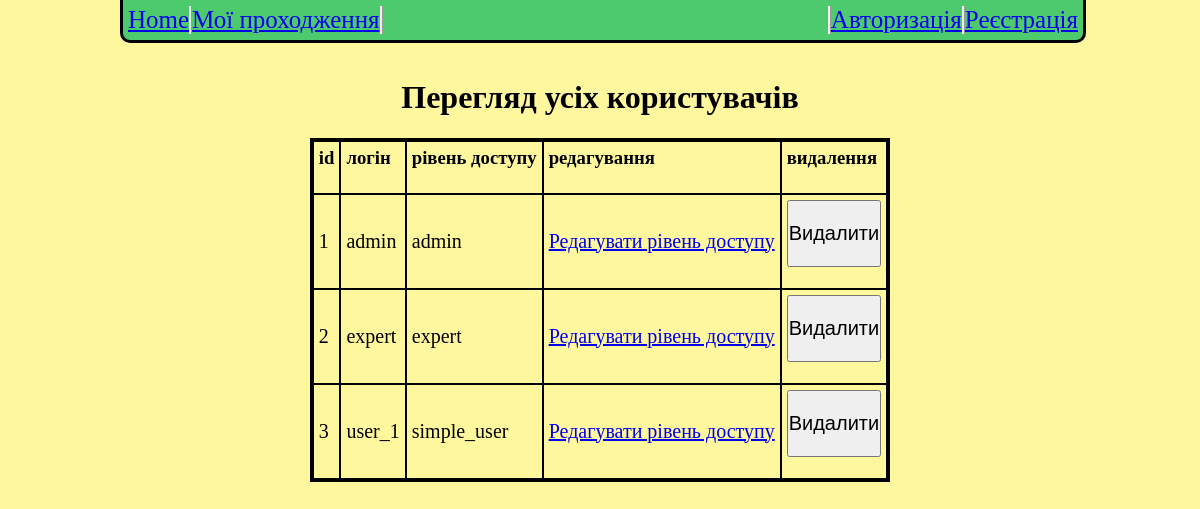
Before: /user_management with the older database file.
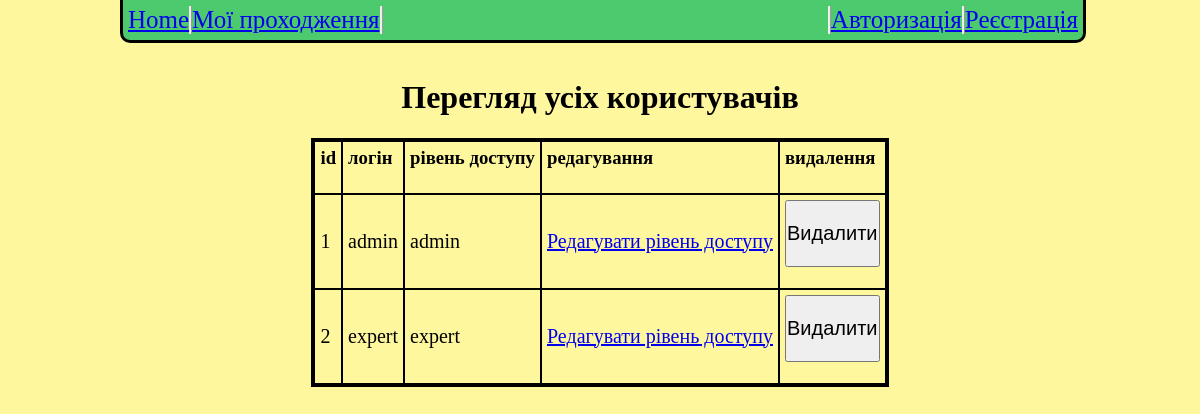
After: the same page with the newer database file.
### models/user.py (models this page shows, shortened)
class UserModel(db.Model, UserMixin):
    __tablename__ = "user"
    user_id = db.Column(db.Integer, primary_key=True)
    user_login = db.Column(db.String(50), nullable=False, unique=True)
    user_password = db.Column(db.String(100), nullable=False)
    user_access_level = db.Column(db.String(50), nullable=False)
    @classmethod
    def find_by_id(cls, user_id):
        return UserModel.query.filter_by(user_id=user_id).first()
    @classmethod
    def get_all_users(cls):
        return UserModel.query.all()

### app.py (the view)
@app.route('/user_management')
def admin_user_management():
    users = UserModel.get_all_users()
    return render_template('admin_user_management.html', users=users, user=UserModel(), validate_user=load_user(current_user.get_id()))

### app.py (called while the page is built)
@manager.user_loader
def load_user(user_id):
    return UserModel.query.get(user_id)

@app.after_request
def redirect_to_signin(response):
    if response.status_code == 401:
        return redirect(url_for('login_page') + '?next=' + request.url)
    return response

### templates/admin_user_management.html (shortened to what this page needs)
<html>
    <head>
        <link rel="stylesheet" type="text/css" href="{{ url_for( 'static', filename='css/style.css', v=8) }}">
    </head>
    <body>
        <div class="header">
            <div class="nav_buttons">
                <div class="home_button">
                    <a href="{{url_for('index')}}">Home</a>
                </div>
                <div class="my_posts">
                    <a href="{{url_for('history')}}">Мої проходження</a>
                </div>
            </div>
            <div class="log_buttons">
                {% if validate_user == None %}
                <div class="register">
                    <a href="{{url_for('register')}}">Реєстрація</a>
                </div>
                <div class="login">
                    <a href="{{url_for('login_page')}}">Авторизація</a>
                </div>
                {% endif %}
            </div>
        </div>
        <div class="name_of_results">
            <h1>Перегляд усіх користувачів</h1>
        </div>
        <div class="user_table">
            <table border="3" cellpadding="5" cellspacing='0' bordercolor='black' align="center">
                <tr>
                    <td>
                        <b><h3> id </h3></b>
                    </td>
                    <td>
                        <b><h3> логін </h3></b>
                    </td>
                    <td>
                        <b><h3> рівень доступу </h3></b>
                    </td>
                    <td>
                        <b><h3> редагування </h3></b>
                    </td>
                    <td>
                        <b><h3> видалення </h3></b>
                    </td>
                </tr>
                {% for user in users %}
                    <tr>
                        <td>
                            <p>{{ user.user_id }}</p>
                        </td>
                        <td>
                            <p>{{ user.user_login }}</p>
                        </td>
                        <td>
                            <p>{{ user.user_access_level }}</p>
                        </td>
                        <td>
                            <a href="{{url_for('admin_edit_user', user_id=user.user_id)}}"><p>Редагувати рівень доступу</p></a>
                        </td>
                        <td>
                            <form method="POST" action="delete_user">
                                <button type="submit"><p>Видалити</p></button>
                            </form>
                        </td>
                    </tr>
                {% endfor %}
            </table>
        </div>
    </body>
</html>

### static/css/style.css (style rules this page uses)
body { color: black; background-color: #fff79e; }
.name_of_results { text-align: center; padding-top: 50px; }
.header { width: 80%; height: 40px; background-color: #4dc96e; border-bottom-style: solid; border-left-style: solid; border-right-style: solid; border-bottom-left-radius: 10px; border-bottom-right-radius: 10px; position: fixed; top: 0px; left: 10%; z-index: 9999; }
.nav_buttons { display: inline; float: left; margin-top: 6px; margin-left: 5px; font-size: 25px; text-align: center; }
.home_button { width: max-content; border-right-style: ridge; display: inline; float: left; }
.my_posts { width: max-content; border-right-style: ridge; float: left; display: inline; }
.log_buttons { display: inline; float: right; margin-top: 6px; margin-right: 5px; text-align: center; font-size: 25px; }
.login { float: right; border-left-style: ridge; }
.register { float: right; border-left-style: ridge; }
.user_table { text-align: center; }
.user_table p { font-size: 20px; }
.user_table button { padding: 0px; margin: 0px; }

Changed rows visible on the page:
removed UserModel: user_id "3", user_login "user_1", user_access_level "simple_user"
